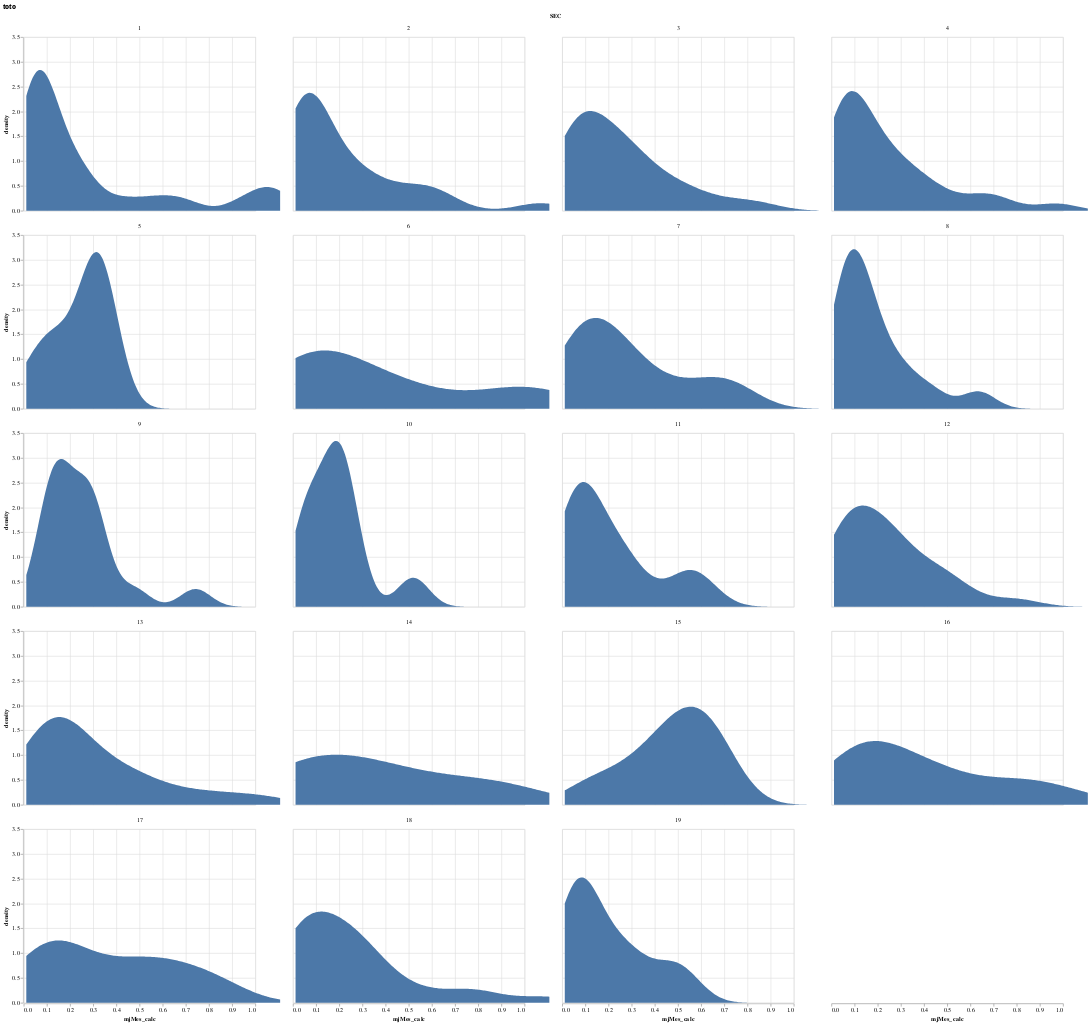

Notebook cell for this chart:
### Code cell
alt.Chart(statsAffiliationTraficFiltreQuantile).transform_density(
    'mjMes_calc',groupby=['SEC'],
    as_=['mjMes_calc', 'density'],
).mark_area().encode(
    x=alt.X("mjMes_calc:Q", scale=alt.Scale(domain=[0,1])),
    y=alt.Y('density:Q')).facet('SEC:N', columns=4, title='Zones EMD').properties(title='toto')

### Figure 1 — Vega-Lite specification as saved in the notebook (floating-point values rounded to 4 significant figures; data arrays with more than 128 entries replaced by an {"elided": "..."} marker saying what was removed)
{"config": {"view": {"continuousWidth": 400, "continuousHeight": 300}}, "data": {"name": "data-2b5474a2b140f713e65fb6825989cbd4"}, "facet": {"type": "nominal", "field": "SEC"}, "spec": {"mark": "area", "encoding": {"x": {"type": "quantitative", "field": "mjMes_calc", "scale": {"domain": [0, 1]}}, "y": {"type": "quantitative", "field": "density"}}, "transform": [{"density": "mjMes_calc", "groupby": ["SEC"], "as": ["mjMes_calc", "density"]}]}, "columns": 4, "title": "toto", "$schema": "https://vega.github.io/schema/vega-lite/v4.8.1.json", "datasets": {"data-2b5474a2b140f713e65fb6825989cbd4": {"elided": "489 records"}}}
